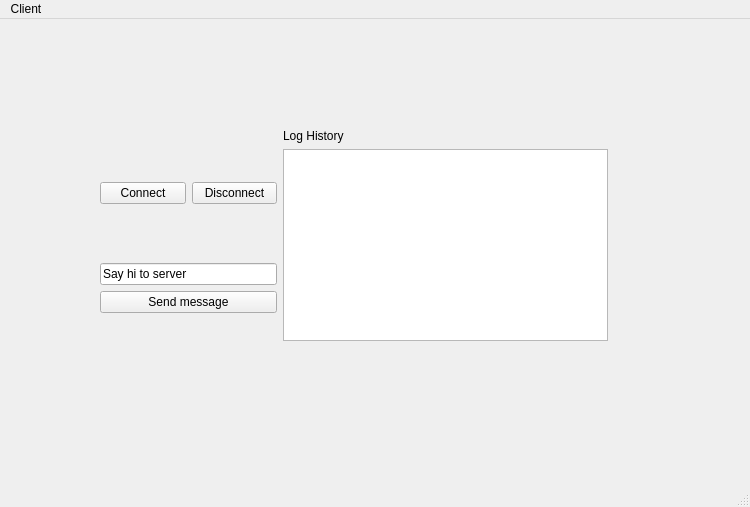
<?xml version="1.0" encoding="UTF-8"?>
<ui version="4.0">
 <class>MainWindow</class>
 <widget class="QMainWindow" name="MainWindow">
  <property name="geometry">
   <rect>
    <x>0</x>
    <y>0</y>
    <width>750</width>
    <height>507</height>
   </rect>
  </property>
  <property name="windowTitle">
   <string>MainWindow</string>
  </property>
  <widget class="QWidget" name="centralwidget">
   <widget class="QWidget" name="">
    <property name="geometry">
     <rect>
      <x>100</x>
      <y>110</y>
      <width>508</width>
      <height>239</height>
     </rect>
    </property>
    <layout class="QHBoxLayout" name="horizontalLayout_2">
     <item>
      <layout class="QVBoxLayout" name="verticalLayout_2">
       <item>
        <layout class="QHBoxLayout" name="horizontalLayout">
         <item>
          <widget class="QPushButton" name="buttonConnect">
           <property name="text">
            <string>Connect</string>
           </property>
          </widget>
         </item>
         <item>
          <widget class="QPushButton" name="buttonDisconnect">
           <property name="text">
            <string>Disconnect</string>
           </property>
          </widget>
         </item>
        </layout>
       </item>
       <item>
        <layout class="QVBoxLayout" name="verticalLayout">
         <item>
          <widget class="QLineEdit" name="lineEdit_message">
           <property name="text">
            <string>Say hi to server</string>
           </property>
          </widget>
         </item>
         <item>
          <widget class="QPushButton" name="buttonMessage">
           <property name="text">
            <string>Send message</string>
           </property>
          </widget>
         </item>
        </layout>
       </item>
      </layout>
     </item>
     <item>
      <layout class="QVBoxLayout" name="verticalLayout_3">
       <item>
        <widget class="QLabel" name="label">
         <property name="text">
          <string>Log History</string>
         </property>
        </widget>
       </item>
       <item>
        <widget class="QTextEdit" name="logBox"/>
       </item>
       <item>
        <spacer name="verticalSpacer">
         <property name="orientation">
          <enum>Qt::Orientation::Vertical</enum>
         </property>
         <property name="sizeHint" stdset="0">
          <size>
           <width>325</width>
           <height>13</height>
          </size>
         </property>
        </spacer>
       </item>
      </layout>
     </item>
    </layout>
   </widget>
  </widget>
  <widget class="QMenuBar" name="menubar">
   <property name="geometry">
    <rect>
     <x>0</x>
     <y>0</y>
     <width>750</width>
     <height>23</height>
    </rect>
   </property>
   <widget class="QMenu" name="menuClient">
    <property name="title">
     <string>Client</string>
    </property>
   </widget>
   <addaction name="menuClient"/>
  </widget>
  <widget class="QStatusBar" name="statusbar"/>
 </widget>
 <resources/>
 <connections/>
</ui>
